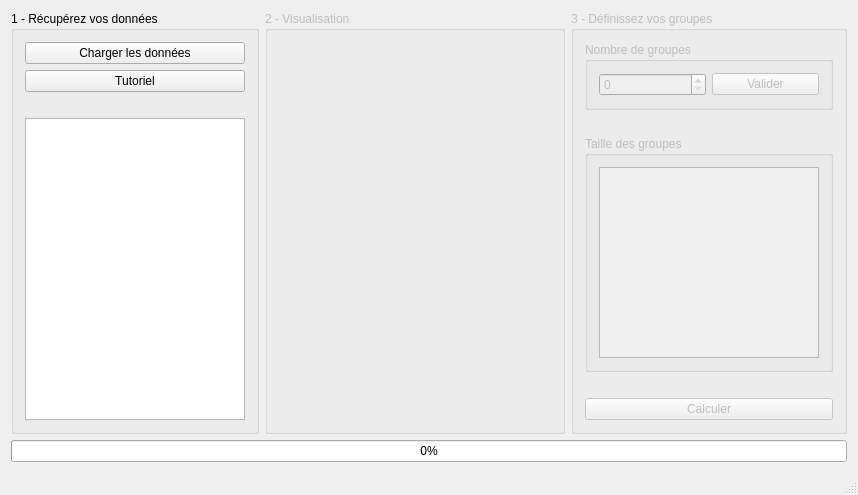
<?xml version="1.0" encoding="UTF-8"?>
<ui version="4.0">
 <class>MainWindow</class>
 <widget class="QMainWindow" name="MainWindow">
  <property name="geometry">
   <rect>
    <x>0</x>
    <y>0</y>
    <width>844</width>
    <height>495</height>
   </rect>
  </property>
  <property name="baseSize">
   <size>
    <width>1000</width>
    <height>500</height>
   </size>
  </property>
  <property name="windowTitle">
   <string>Répartisseur de souris</string>
  </property>
  <property name="windowIcon">
   <iconset resource="logo.qrc">
    <normaloff>:/logoVert.png</normaloff>:/logoVert.png</iconset>
  </property>
  <property name="iconSize">
   <size>
    <width>200</width>
    <height>200</height>
   </size>
  </property>
  <property name="tabShape">
   <enum>QTabWidget::Rounded</enum>
  </property>
  <property name="unifiedTitleAndToolBarOnMac">
   <bool>false</bool>
  </property>
  <widget class="QWidget" name="centralWidget">
   <layout class="QVBoxLayout" name="verticalLayout">
    <item>
     <layout class="QHBoxLayout" name="horizontalLayout">
      <item>
       <widget class="QGroupBox" name="DonneesGroupBox">
        <property name="maximumSize">
         <size>
          <width>300</width>
          <height>16777215</height>
         </size>
        </property>
        <property name="title">
         <string>1 - Récupérez vos données</string>
        </property>
        <layout class="QVBoxLayout" name="verticalLayout_4">
         <item>
          <widget class="QPushButton" name="getDataButton">
           <property name="text">
            <string>Charger les données</string>
           </property>
          </widget>
         </item>
         <item>
          <widget class="QPushButton" name="helpButton">
           <property name="text">
            <string>Tutoriel</string>
           </property>
          </widget>
         </item>
         <item>
          <widget class="QLabel" name="resultMessage">
           <property name="text">
            <string/>
           </property>
           <property name="textFormat">
            <enum>Qt::AutoText</enum>
           </property>
           <property name="textInteractionFlags">
            <set>Qt::LinksAccessibleByMouse|Qt::TextSelectableByMouse</set>
           </property>
          </widget>
         </item>
         <item>
          <widget class="QTableView" name="tableView_1">
           <property name="minimumSize">
            <size>
             <width>220</width>
             <height>0</height>
            </size>
           </property>
           <property name="cursor" stdset="0">
            <cursorShape>ArrowCursor</cursorShape>
           </property>
           <property name="editTriggers">
            <set>QAbstractItemView::NoEditTriggers</set>
           </property>
           <property name="alternatingRowColors">
            <bool>true</bool>
           </property>
           <property name="selectionMode">
            <enum>QAbstractItemView::NoSelection</enum>
           </property>
           <property name="verticalScrollMode">
            <enum>QAbstractItemView::ScrollPerItem</enum>
           </property>
           <property name="horizontalScrollMode">
            <enum>QAbstractItemView::ScrollPerPixel</enum>
           </property>
           <property name="showGrid">
            <bool>true</bool>
           </property>
           <property name="gridStyle">
            <enum>Qt::DashLine</enum>
           </property>
           <property name="sortingEnabled">
            <bool>true</bool>
           </property>
           <property name="wordWrap">
            <bool>false</bool>
           </property>
           <property name="cornerButtonEnabled">
            <bool>false</bool>
           </property>
           <attribute name="horizontalHeaderVisible">
            <bool>false</bool>
           </attribute>
           <attribute name="horizontalHeaderCascadingSectionResizes">
            <bool>true</bool>
           </attribute>
           <attribute name="horizontalHeaderHighlightSections">
            <bool>false</bool>
           </attribute>
           <attribute name="verticalHeaderVisible">
            <bool>false</bool>
           </attribute>
          </widget>
         </item>
        </layout>
       </widget>
      </item>
      <item>
       <widget class="QGroupBox" name="VisualisationGroupBox">
        <property name="enabled">
         <bool>false</bool>
        </property>
        <property name="minimumSize">
         <size>
          <width>300</width>
          <height>400</height>
         </size>
        </property>
        <property name="title">
         <string>2 - Visualisation</string>
        </property>
        <layout class="QVBoxLayout" name="verticalLayout_3">
         <item>
          <layout class="QVBoxLayout" name="verticalLayout_2">
           <property name="spacing">
            <number>0</number>
           </property>
          </layout>
         </item>
        </layout>
       </widget>
      </item>
      <item>
       <widget class="QGroupBox" name="DefinirGrpGroupBox">
        <property name="enabled">
         <bool>false</bool>
        </property>
        <property name="maximumSize">
         <size>
          <width>300</width>
          <height>16777215</height>
         </size>
        </property>
        <property name="title">
         <string>3 - Définissez vos groupes</string>
        </property>
        <layout class="QVBoxLayout" name="verticalLayout_5">
         <item>
          <widget class="QGroupBox" name="NbGroupesGroupBox">
           <property name="title">
            <string>Nombre de groupes</string>
           </property>
           <layout class="QHBoxLayout" name="horizontalLayout_2">
            <item>
             <widget class="QSpinBox" name="spinBox"/>
            </item>
            <item>
             <widget class="QPushButton" name="validerButton">
              <property name="text">
               <string>Valider</string>
              </property>
             </widget>
            </item>
           </layout>
          </widget>
         </item>
         <item>
          <widget class="QLabel" name="nbGroupeErrorLabel">
           <property name="text">
            <string/>
           </property>
          </widget>
         </item>
         <item>
          <widget class="QGroupBox" name="TailleGroupesGroupBox">
           <property name="title">
            <string>Taille des groupes</string>
           </property>
           <layout class="QVBoxLayout" name="verticalLayout_6">
            <item>
             <widget class="QTableView" name="tableView_2">
              <property name="minimumSize">
               <size>
                <width>220</width>
                <height>0</height>
               </size>
              </property>
              <property name="verticalScrollMode">
               <enum>QAbstractItemView::ScrollPerPixel</enum>
              </property>
              <property name="horizontalScrollMode">
               <enum>QAbstractItemView::ScrollPerItem</enum>
              </property>
             </widget>
            </item>
           </layout>
          </widget>
         </item>
         <item>
          <widget class="QLabel" name="GroupeErrorLabel">
           <property name="text">
            <string/>
           </property>
          </widget>
         </item>
         <item>
          <widget class="QPushButton" name="calculerButton">
           <property name="text">
            <string>Calculer</string>
           </property>
          </widget>
         </item>
        </layout>
       </widget>
      </item>
     </layout>
    </item>
    <item>
     <widget class="QProgressBar" name="progressBar">
      <property name="enabled">
       <bool>true</bool>
      </property>
      <property name="value">
       <number>0</number>
      </property>
      <property name="textVisible">
       <bool>true</bool>
      </property>
     </widget>
    </item>
   </layout>
  </widget>
  <widget class="QMenuBar" name="menuBar">
   <property name="geometry">
    <rect>
     <x>0</x>
     <y>0</y>
     <width>844</width>
     <height>22</height>
    </rect>
   </property>
  </widget>
  <widget class="QStatusBar" name="statusBar"/>
 </widget>
 <layoutdefault spacing="6" margin="11"/>
 <resources>
  <include location="logo.qrc"/>
 </resources>
 <connections/>
</ui>
